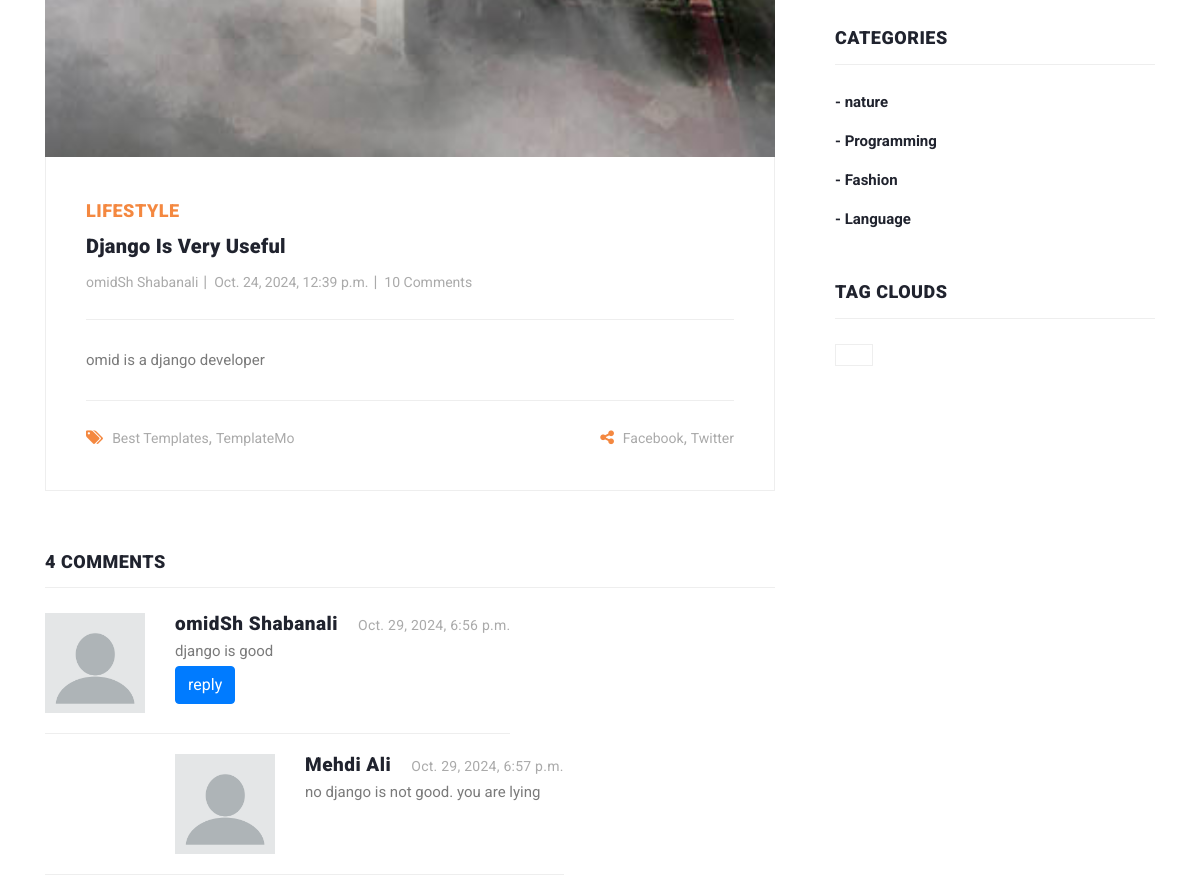
Before: /articles/detail/django-is-very-useful (middle part) with the older database file.
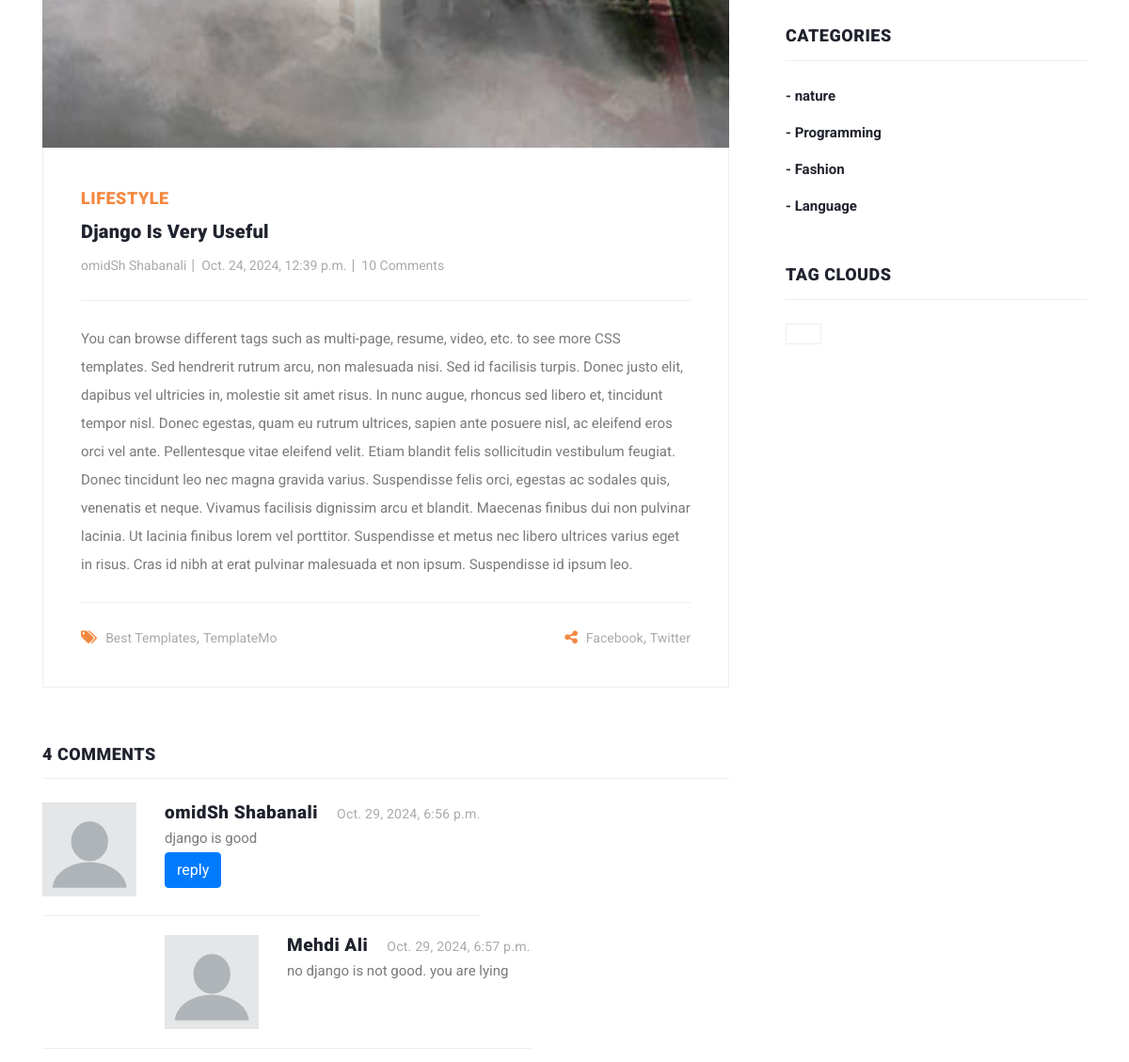
After: the same page with the newer database file.
### blog/models.py (models this page shows, shortened)
class Article(models.Model):
    CHOICES = (
        ('A', 'پایتون'),
        ('B', 'جنگو')
    )
    author = models.ForeignKey(User, on_delete=models.CASCADE, related_name='articles')
    category = models.ManyToManyField(Category, related_name='articles')
    title = models.CharField(max_length=70)
    body = models.TextField()
    image = models.ImageField(upload_to='images/articles')
    created = models.DateTimeField(auto_now_add=True)
    updated = models.DateTimeField(auto_now=True)
    myfile = models.FileField(upload_to='test', null=True)
    status = models.BooleanField(default=True)
    published = models.BooleanField(default=True)
    objects = models.Manager()
    custom_manager = ArticleManager()
    slug = models.SlugField(blank=True, unique=True)
    class Meta:
        ordering = ('-created',)

### blog/views.py (the view)
# urls.py: path('detail/<slug:slug>', views.ArticleDetailView.as_view(), name='article_detail'),
class ArticleDetailView(DetailView):
    model = Article

### context_processors/context_processors.py (called while the page is built)
def recent_articles(request):
    recent_articles = Article.objects.order_by('-created')
    categories = Category.objects.all()
    return {'recent_articles': recent_articles, 'categories':categories}

### home/templatetags/my_template_tags.py (called while the page is built)
@register.inclusion_tag('home/result.html')
def show_result(queryset):
    return {'objects': queryset}

### blog/templates/blog/article_detail.html (shortened to what the changed rows need)
{% extends 'base.html' %}
{% load static %}
{% block content %}
    <section class="blog-posts grid-system">
        <div class="container">
            <div class="row">
                <div class="col-lg-8">
                    <div class="all-blog-posts">
                        <div class="row">
                            <div class="col-lg-12">
                                <div class="blog-post">
                                    <div class="blog-thumb">
                                        <img src="{{ object.image.url }}" alt="">
                                    </div>
                                    <div class="down-content">
                                        <span>Lifestyle</span>
                                        <a href="post-details.html"><h4>{{ article.title }} {{ name }}</h4></a>
                                        <ul class="post-info">
                                            <li><a href="#">{{ article.author.get_full_name }}</a></li>
                                            <li><a href="#">{{ article.created }}</a></li>
                                            <li><a href="#">10 Comments</a></li>
                                        </ul>
                                        <p>{{ article.body }}</p>
                                        <div class="post-options">
                                            <div class="row">
                                            </div>
                                        </div>
                                    </div>
                                </div>
                            </div>
                            <div class="col-lg-12">
                                <div class="sidebar-item comments">
                                    <div class="sidebar-heading">
                                        <h2>4 comments</h2>
                                    </div>
                                </div>
                            </div>
                        </div>
                    </div>
                </div>
                {% include "includes/sidebar.html" %}
            </div>
        </div>
    </section>
{% endblock %}

Changed rows visible on the page:
changed Article "Django Is Very Useful": body "omid is a django developer" → "You can browse different tags such as multi-page, resume, video, etc. to see more CSS templates. Sed hendrerit rutrum arcu, non malesuada nisi. Sed id facilisis turpis. Donec justo elit, dapibus vel ultricies in, molestie sit amet risus. In nunc augue, rhoncus sed libero et, tincidunt tempor nisl. Donec egestas, quam eu rutrum ultrices, sapien ante posuere nisl, ac eleifend eros orci vel ante. Pellentesque vitae eleifend velit. Etiam blandit felis sollicitudin vestibulum feugiat. Donec tincidunt leo nec magna gravida varius. Suspendisse felis orci, egestas ac sodales quis, venenatis et neque. Vivamus facilisis dignissim arcu et blandit. Maecenas finibus dui non pulvinar lacinia. Ut lacinia…"
